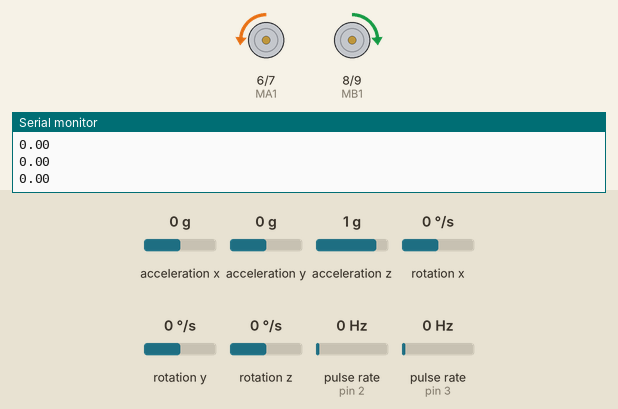
Simulated run of this sketch. Board: Arduino Uno, built with avr-gcc and run on an emulated ATmega328P. Parts: motor-driver pin pairs drawn as motors (green arrow = first pin HIGH = forward, orange = second pin HIGH = backward, longer = more drive, scaled by the enable pin), the last lines printed to the serial monitor. Wiring (inferred from the names in the program): 2 × pulse sensor: data pin 2 / data pin 3. Inputs (shaded band) come from the test bench; at power-on: rotation y 0 °/s, acceleration x 0 g, acceleration y 0 g, acceleration z 1 g, rotation x 0 °/s, rotation z 0 °/s, pulse rate (sensors on pin 2, pin 3) 0 Hz.

Above: at 1.2 s.
1.3 s: rotation y set to -13 °/s
At 1.54 s:
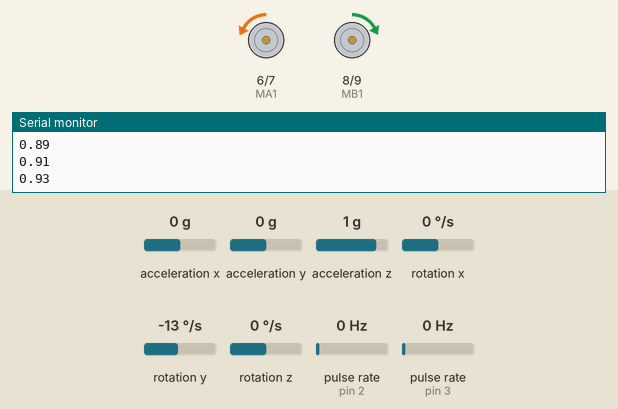
4.3 s: rotation y set to -18 °/s
At 5.9 s:
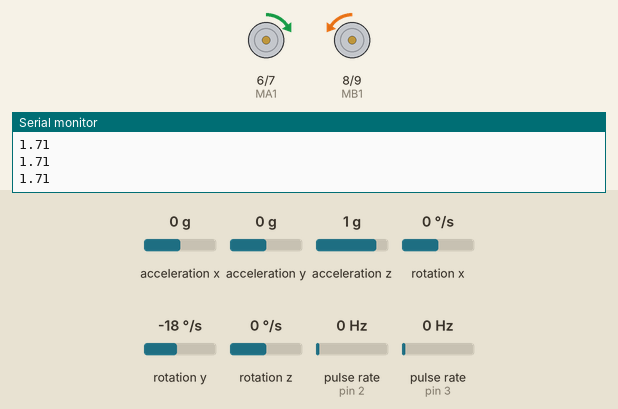
7.3 s: acceleration x set to -1.4 g
At 7.7 s:
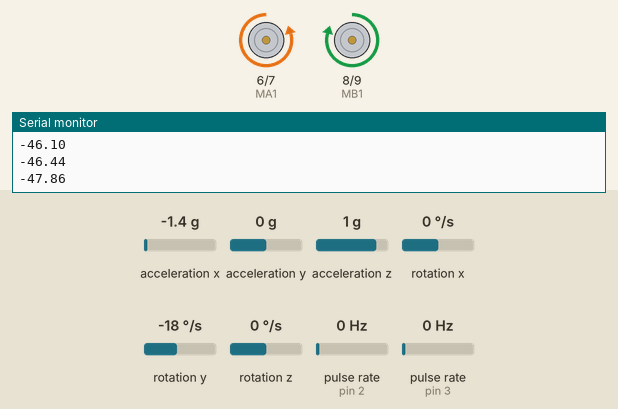
8.8 s: acceleration x set to -0.4 g
10.5 s: acceleration x set to -0.2 g
At 12.2 s:
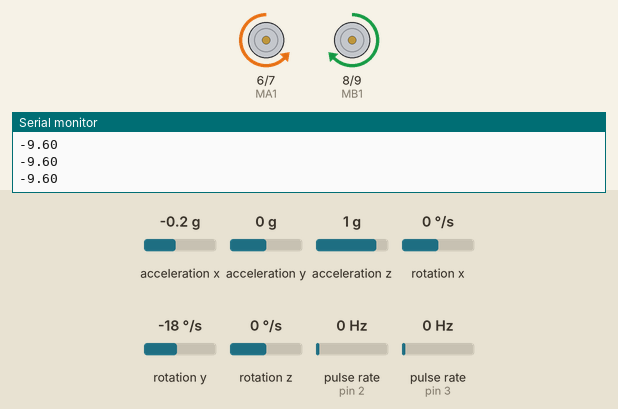
13.5 s: rotation y set to -192 °/s
At 16.2 s:
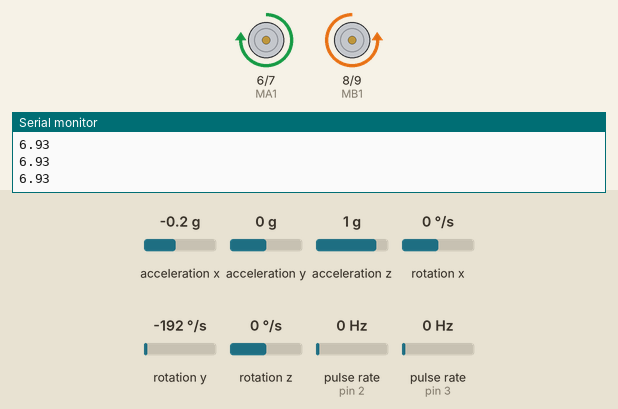
Timing chart, 0 to 17.5 s (numbered marks = the images above; inputs shaded):
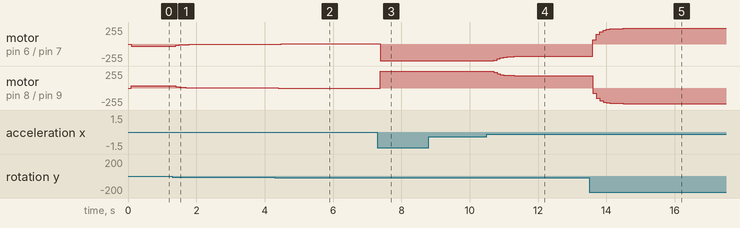

The sketch:

MiniBalanceCar.ino
```cpp
#include"public.h"

void setup() {
  // put your setup code here, to run once:
  Initialize();
}
void loop() {
  // put your main code here, to run repeatedly:
  Run();
  Serial.println(Get_Angle());
  delay(5);
}
```

control.cpp
```cpp
#include"public.h"

extern long VCount_L = 0;
extern long VCount_R = 0;

float Balance_Kp = BALANCE_KP;
float Balance_Kd = BALANCE_KD;
float Velocity_Kp = VELOCITY_KP;
float Velocity_Ki = Velocity_Kp/200;

int MotorA;
int MotorB;

int Velocity_Count = 0;

bool V_flag = 1;
void Initialize()
{
  pinMode(MA1, OUTPUT);          //TB6612控制引脚，控制电机1的方向，01为正转，10为反转
  pinMode(MA2, OUTPUT);          //TB6612控制引脚，
  pinMode(MB1, OUTPUT);          //TB6612控制引脚，控制电机2的方向，01为正转，10为反转
  pinMode(MB2, OUTPUT);          //TB6612控制引脚，
  pinMode(PWMA, OUTPUT);         //TB6612控制引脚，电机PWM
  pinMode(PWMB, OUTPUT);         //TB6612控制引脚，电机PWM
  digitalWrite(MA1, 0);          //TB6612控制引脚拉低
  digitalWrite(MA2, 0);          //TB6612控制引脚拉低
  digitalWrite(MB1, 0);          //TB6612控制引脚拉低
  digitalWrite(MB2, 0);          //TB6612控制引脚拉低
  analogWrite(PWMA, 0);          //TB6612控制引脚拉低
  analogWrite(PWMB, 0);          //TB6612控制引脚拉低
  pinMode(ENCODER_L, INPUT_PULLUP);     //编码器中断触发引脚
  pinMode(ENCODER_R, INPUT_PULLUP);     //编码器中断触发引脚
  pinMode(DIRECTION_L, INPUT);   //编码器引脚
  pinMode(DIRECTION_R, INPUT);   //编码器引脚

  //IIC初始化
  Wire.begin();

  //串口通讯初始化
  Serial.begin(BAUD);

  // initialize device MPU6050
  Serial.println("Initializing I2C devices...");
  M6050.initialize();
  // verify connection
  Serial.println("Testing device connections...");
  Serial.println(M6050.testConnection() ? "MPU6050 connection successful" : "MPU6050 connection failed");

  //开启外部中断 编码器接口
  attachInterrupt(digitalPinToInterrupt(ENCODER_L), Read_Encoder_L, CHANGE);
  attachInterrupt(digitalPinToInterrupt(ENCODER_R), Read_Encoder_R, CHANGE);

  //计数
  Velocity_Count = 0;

}
void Telecontrol()
{
  switch (T_STATE)
  {
    case ON: break;
    case OFF: break;
    case STAND: break;
    case FORWARD: break;
    case BACK: break;
    case TRUN_L: break;
    case TRUN_R: break;
    default: break;
  }
}

int Balance_Pwm(float Angle, float Gyro)
{
  float Bias;
  int balance;
  Bias = Angle - 2.2;//0.5;   //===求出平衡的角度中值 和机械相关
  balance = Balance_Kp * Bias + Gyro * Balance_Kd; //===计算平衡控制的电机PWM  PD控制   kp是P系数 kd是D系数
  return balance;
}
int velocity_Pwm(int encoder_left, int encoder_right)
{
  static float Velocity, Encoder_Least, Encoder, Movement;
  static float Encoder_Integral, Target_Velocity;
  if (Encoder_Integral > 300)   Encoder_Integral -= 200;
  if (Encoder_Integral < -300)  Encoder_Integral += 200;
  //=============速度PI控制器=======================//
  Encoder_Least = (encoder_left + encoder_right) - 0;               //===获取最新速度偏差==测量速度（左右编码器之和）-目标速度（此处为零）
  Encoder *= 0.7;                                                   //===一阶低通滤波器
  Encoder += Encoder_Least * 0.3;                                   //===一阶低通滤波器
  Encoder_Integral += Encoder;                                      //===积分出位移 积分时间：40ms
  Encoder_Integral = Encoder_Integral - Movement;                   //===接收遥控器数据，控制前进后退
  if (Encoder_Integral > 21000)    Encoder_Integral = 21000;        //===积分限幅
  if (Encoder_Integral < -21000) Encoder_Integral = -21000;         //===积分限幅
  Velocity = Encoder * Velocity_Kp + Encoder_Integral * Velocity_Ki;                  //===速度控制
  if (Get_Angle() < 5)    Encoder_Integral = 0; //小车停止的时候积分清零
  return Velocity;
}
void Limit_Pwm(void)
{

  //遥控标志Flag_Qian ，Flag_Hou
  //  if (Flag_Qian == 1)  Motor2 -= DIFFERENCE; //DIFFERENCE是一个衡量平衡小车电机和机械安装差异的一个变量。直接作用于输出，让小车具有更好的一致性。
  //  if (Flag_Hou == 1)   Motor2 -= DIFFERENCE - 2;
  if (MotorA < -AMPLITUDE) MotorA = -AMPLITUDE;
  if (MotorA > AMPLITUDE)  MotorA = AMPLITUDE;
  if (MotorB < -AMPLITUDE) MotorB = -AMPLITUDE;
  if (MotorB > AMPLITUDE)  MotorB = AMPLITUDE;

/*  if (ZERO > MotorA && MotorA > -MINIMUM) MotorA = -MINIMUM;
  if (ZERO < MotorA && MotorA < MINIMUM) MotorA = MINIMUM;
  if (ZERO > MotorB && MotorB > -MINIMUM) MotorB = -MINIMUM;
  if (ZERO < MotorB && MotorB < MINIMUM) MotorB = MINIMUM;
*/}

void Run()
{
  if (V_flag)
  {
    if (++Velocity_Count >= 8)
    {
      MotorA = Balance_Pwm(Get_Angle(), Get_AngleV()) + velocity_Pwm(Get_Velocity_L(), Get_Velocity_R());
      MotorB = Balance_Pwm(Get_Angle(), Get_AngleV()) + velocity_Pwm(Get_Velocity_L(), Get_Velocity_R());
      Velocity_Count = 0;
      VCount_L = 0;
      VCount_R = 0;
    }
  }
  else
  {
    MotorA = Balance_Pwm(Get_Angle(), Get_AngleV());
    MotorB = Balance_Pwm(Get_Angle(), Get_AngleV());
  }
  Limit_Pwm();
//  Set_Pwm(testa, testb);
  Set_Pwm(MotorA, MotorB);
}
```

motor.cpp
```cpp
#include"public.h"


void Set_Pwm(int MotorA, int MotorB)
{
  //正反控制
  if (MotorA > 0)
  {
    digitalWrite(MA1, HIGH),      digitalWrite(MA2, LOW);
  }
  else
  {
    digitalWrite(MA1, LOW),      digitalWrite(MA2, HIGH);
  }
  if (MotorB < 0)
  {
    digitalWrite(MB1, HIGH),      digitalWrite(MB2, LOW);
  }
  else
  {
    digitalWrite(MB1, LOW),      digitalWrite(MB2, HIGH);
  }
  //速度控制
  analogWrite(PWMA, abs(MotorA));
  analogWrite(PWMB, abs(MotorB));
}
void Test_Motor(int Pwm)
{
  digitalWrite(MA1, HIGH),      digitalWrite(MA2, LOW);
  digitalWrite(MB1, LOW),      digitalWrite(MB2, HIGH);
  analogWrite(PWMA, abs(Pwm));
  analogWrite(PWMB, abs(Pwm));
}
```

public.h
```cpp
#ifndef  PUBLIC_H_
#define  PUBLIC_H_
#include<arduino.h>
#include<stdio.h>
#include<stdlib.h>
#include<string.h>
#include <KalmanFilter.h>
#include<MPU6050.h>
/* IIC SDA A4 SCL A5 */
#include<Wire.h>

#define BAUD 38400
/*PID相关常数*/
//直立pid
#define BALANCE_KP 17
#define BALANCE_KD 0.8 /*（15）*/
//速度pid
#define  VELOCITY_KP  -1.25//-1.1
#define VELOCITY_KI  0

typedef unsigned char u8;
typedef unsigned short u16;
typedef float f32;

extern MPU6050 M6050;//instantiation MPU6050,
extern KalmanFilter KalFilter;//实例化一个卡尔曼滤波器对象，对象名称为 KalFilter

/*sample.cpp*/
/* MOTOR INFORMATION */
#define ENCODER_L 2
#define ENCODER_R 3
#define DIRECTION_L 4
#define DIRECTION_R 5

extern long VCount_L ;
extern long VCount_R ;

extern int Get_Velocity_L();
extern int Get_Velocity_R();

extern float Get_Angle();
extern float Get_AngleV();

extern void Read_Encoder_R();
extern void Read_Encoder_L();

extern void testPoseInfo();


/*control.cpp*/
#define AMPLITUDE   250  //===PWM满幅是255 限制在250
#define MINIMUM  11    //  pwm >11

#define ZERO 0
extern void Initialize();
extern void Run();

/*motor.cpp*/
#define MA1 6
#define MA2 7
#define MB1 8
#define MB2 9
#define PWMA 10
#define PWMB 11
#define DIFFERENCE 2
#define CARMIDPOINT 0
extern void Set_Pwm(int motolA, int motolB);
extern void Test_Motor(int Pwm);
/*state.cpp*/
extern enum {ON, OFF, STAND,FORWARD,BACK,TRUN_L,TRUN_R} T_STATE;
extern enum {C_ON}C_STATE;
extern void Pick_Up();

extern void Put_Down();

extern void Stand_Up();

#endif
```

sample.cpp
```cpp
#include"public.h"
#define Get_Velocity_A

/*卡尔曼滤波相关常数*/
#define K1  0.05                                          // 对加速度计取值的权重
#define Q_angle  0.001
#define Q_gyro  0.005
#define R_angle  0.5
#define C_0  1
#define dt  0.005

//x,y,z
u16 ax, ay, az;
u16 gx, gy, gz;


MPU6050 M6050; //instantiation MPU6050,
KalmanFilter KalFilter;


void Get_Info()
{
  M6050.getMotion6(&ax, &ay, &az, &gx, &gy, &gz);
  KalFilter.Angletest(ax, ay, az, gx, gy, gz, dt, Q_angle, Q_gyro, R_angle, C_0, K1);
}
float Get_Angle()
{
  Get_Info();
  return KalFilter.angle6;
}

float Get_AngleV()
{
  return KalFilter.Gyro_y;
}

void Read_Encoder_L()
{
  if (digitalRead(ENCODER_L) == LOW) {     //如果是下降沿触发的中断
    if (digitalRead(DIRECTION_L) == LOW)      VCount_L--;  //根据另外一相电平判定方向
    else      VCount_L++;
  }
  else {     //如果是上升沿触发的中断
    if (digitalRead(DIRECTION_L) == LOW)      VCount_L++; //根据另外一相电平判定方向
    else     VCount_L--;
  }
}
void Read_Encoder_R() {
  if (digitalRead(ENCODER_R) == LOW) { //如果是下降沿触发的中断
    if (digitalRead(DIRECTION_R) == LOW)      VCount_R++;//根据另外一相电平判定方向
    else      VCount_R--;
  }
  else {   //如果是上升沿触发的中断
    if (digitalRead(DIRECTION_R) == LOW)      VCount_R--; //根据另外一相电平判定方向
    else     VCount_R++;
  }
}
int Get_Velocity_L()
{
  return VCount_L;
}
int Get_Velocity_R()
{
  return VCount_R;
}
void testPoseInfo()
{
  // read raw accel/gyro measurements from device
  M6050.getMotion6(&ax, &ay, &az, &gx, &gy, &gz);

  // these methods (and a few others) are also available
  //accelgyro.getAcceleration(&ax, &ay, &az);
  //accelgyro.getRotation(&gx, &gy, &gz);
  KalFilter.Angletest(ax, ay, az, gx, gy, gz, dt, Q_angle, Q_gyro, R_angle, C_0, K1);          //通过卡尔曼滤波获取角度
  Serial.print(KalFilter.angle); Serial.print("\t");
  // display tab-separated accel/gyro x/y/z values
  /* Serial.print("a/g:\t");
    Serial.print(ax/131.00); Serial.print("\t");
    Serial.print(ay/131.00); Serial.print("\t");
    Serial.print(az/131.00); Serial.print("\t");
    Serial.print(gx/8192.00); Serial.print("\t");
    Serial.print(gy/8192.00); Serial.print("\t");
    Serial.println(gz/8192.00);
  */

}
```

state.cpp
```cpp
#include"public.h"
/************/
void Pick_Up(){}

void Put_Down(){}

void Stand_Up(){}

/*******/
```

Measured:
- the behaviour switches between -0.3 and -0.2 g on acceleration x (found by bisection; images 3 and 4)
- after the input at 1.3 s, motor on pin 6 (MA1) / pin 7 (MA2): moves from backward 37/255 to backward 6/255 over 0.50 s, starting after 0.10 s; motor on pin 8 (MB1) / pin 9 (MB2): moves from forward 37/255 to forward 6/255 over 0.50 s, starting after 0.10 s
- after the input at 4.3 s, motor on pin 6 (MA1) / pin 7 (MA2): backward 6/255 → stopped after 0.09 s, → forward 6/255 0.10 s later, → forward 4/255 0.10 s later, → forward 5/255 0.10 s later, … (5 changes in this stretch); motor on pin 8 (MB1) / pin 9 (MB2): moves from forward 6/255 to backward 6/255 over 0.70 s, starting after 0.09 s
- after the input at 7.3 s, motor on pin 6 (MA1) / pin 7 (MA2): forward 6/255 → backward 250/255 after 0.09 s; motor on pin 8 (MB1) / pin 9 (MB2): backward 6/255 → forward 250/255 after 0.09 s
- after the input at 10.5 s, motor on pin 6 (MA1) / pin 7 (MA2): moves from backward 250/255 to backward 186/255 over 0.70 s, starting after 0.20 s; motor on pin 8 (MB1) / pin 9 (MB2): moves from forward 250/255 to forward 186/255 over 0.70 s, starting after 0.20 s
- after the input at 13.5 s, motor on pin 6 (MA1) / pin 7 (MA2): moves from backward 186/255 to forward 234/255 over 1.3 s, starting after 0.10 s; motor on pin 8 (MB1) / pin 9 (MB2): moves from forward 186/255 to backward 234/255 over 1.3 s, starting after 0.10 s
